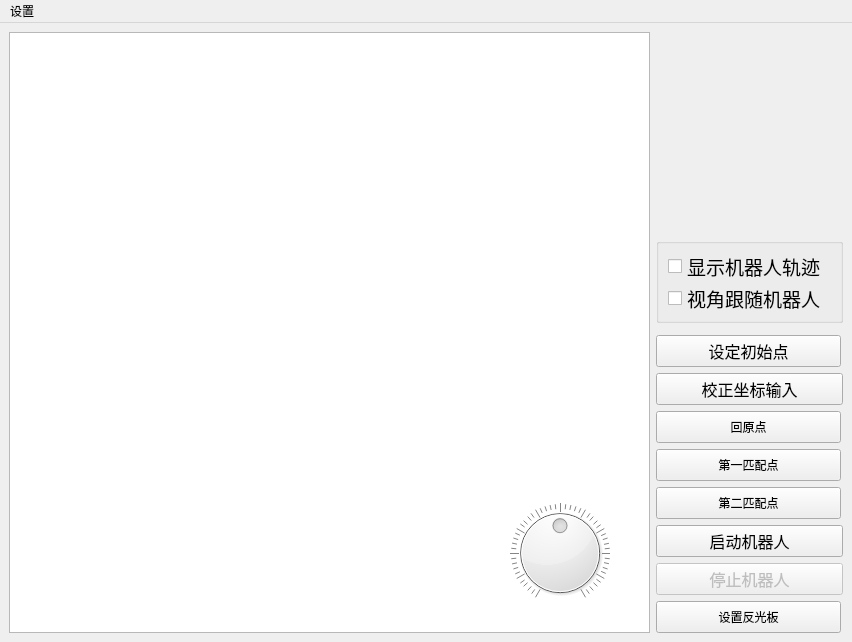
<?xml version="1.0" encoding="UTF-8"?>
<ui version="4.0">
 <class>MainWindow</class>
 <widget class="QMainWindow" name="MainWindow">
  <property name="geometry">
   <rect>
    <x>0</x>
    <y>0</y>
    <width>852</width>
    <height>642</height>
   </rect>
  </property>
  <property name="windowTitle">
   <string>艾吉威激光自主叉车</string>
  </property>
  <widget class="QWidget" name="centralwidget">
   <property name="layoutDirection">
    <enum>Qt::LeftToRight</enum>
   </property>
   <layout class="QGridLayout" name="gridLayout_2">
    <item row="0" column="0" rowspan="4">
     <widget class="GraphWidget" name="graphicsView">
      <property name="minimumSize">
       <size>
        <width>400</width>
        <height>450</height>
       </size>
      </property>
     </widget>
    </item>
    <item row="0" column="1">
     <widget class="laserWidget" name="laserDisplay" native="true">
      <property name="minimumSize">
       <size>
        <width>187</width>
        <height>200</height>
       </size>
      </property>
      <property name="maximumSize">
       <size>
        <width>187</width>
        <height>20000</height>
       </size>
      </property>
     </widget>
    </item>
    <item row="1" column="1">
     <widget class="QGroupBox" name="status">
      <property name="minimumSize">
       <size>
        <width>187</width>
        <height>60</height>
       </size>
      </property>
      <property name="maximumSize">
       <size>
        <width>187</width>
        <height>160</height>
       </size>
      </property>
      <property name="title">
       <string/>
      </property>
      <layout class="QGridLayout" name="gridLayout">
       <item row="1" column="0">
        <widget class="QCheckBox" name="setFocusOnRobot">
         <property name="font">
          <font>
           <pointsize>14</pointsize>
           <weight>50</weight>
           <italic>false</italic>
           <bold>false</bold>
          </font>
         </property>
         <property name="text">
          <string>视角跟随机器人</string>
         </property>
        </widget>
       </item>
       <item row="0" column="0">
        <widget class="QCheckBox" name="setHistoryRobot">
         <property name="font">
          <font>
           <pointsize>14</pointsize>
          </font>
         </property>
         <property name="acceptDrops">
          <bool>false</bool>
         </property>
         <property name="text">
          <string>显示机器人轨迹</string>
         </property>
         <property name="tristate">
          <bool>false</bool>
         </property>
        </widget>
       </item>
      </layout>
     </widget>
    </item>
    <item row="3" column="1">
     <layout class="QVBoxLayout" name="verticalLayout_2">
      <item>
       <layout class="QHBoxLayout" name="horizontalLayout"/>
      </item>
      <item>
       <widget class="QPushButton" name="setPos">
        <property name="minimumSize">
         <size>
          <width>0</width>
          <height>32</height>
         </size>
        </property>
        <property name="maximumSize">
         <size>
          <width>185</width>
          <height>50</height>
         </size>
        </property>
        <property name="font">
         <font>
          <pointsize>12</pointsize>
         </font>
        </property>
        <property name="acceptDrops">
         <bool>true</bool>
        </property>
        <property name="autoFillBackground">
         <bool>true</bool>
        </property>
        <property name="text">
         <string>设定初始点</string>
        </property>
       </widget>
      </item>
      <item>
       <widget class="QPushButton" name="zuob12">
        <property name="minimumSize">
         <size>
          <width>185</width>
          <height>32</height>
         </size>
        </property>
        <property name="font">
         <font>
          <family>SimSun-ExtB</family>
          <pointsize>12</pointsize>
          <weight>50</weight>
          <bold>false</bold>
         </font>
        </property>
        <property name="text">
         <string>校正坐标输入</string>
        </property>
       </widget>
      </item>
      <item>
       <widget class="QPushButton" name="setTop">
        <property name="minimumSize">
         <size>
          <width>0</width>
          <height>32</height>
         </size>
        </property>
        <property name="maximumSize">
         <size>
          <width>185</width>
          <height>32</height>
         </size>
        </property>
        <property name="styleSheet">
         <string notr="true">font: 12pt &quot;宋体&quot;;</string>
        </property>
        <property name="text">
         <string>回原点</string>
        </property>
       </widget>
      </item>
      <item>
       <widget class="QPushButton" name="setTop_2">
        <property name="minimumSize">
         <size>
          <width>0</width>
          <height>32</height>
         </size>
        </property>
        <property name="maximumSize">
         <size>
          <width>185</width>
          <height>32</height>
         </size>
        </property>
        <property name="styleSheet">
         <string notr="true">font: 12pt &quot;宋体&quot;;</string>
        </property>
        <property name="text">
         <string>第一匹配点</string>
        </property>
       </widget>
      </item>
      <item>
       <widget class="QPushButton" name="setTop_3">
        <property name="minimumSize">
         <size>
          <width>0</width>
          <height>32</height>
         </size>
        </property>
        <property name="maximumSize">
         <size>
          <width>185</width>
          <height>32</height>
         </size>
        </property>
        <property name="styleSheet">
         <string notr="true">font: 12pt &quot;宋体&quot;;</string>
        </property>
        <property name="text">
         <string>第二匹配点</string>
        </property>
       </widget>
      </item>
      <item>
       <widget class="QPushButton" name="startRobot">
        <property name="minimumSize">
         <size>
          <width>185</width>
          <height>32</height>
         </size>
        </property>
        <property name="font">
         <font>
          <pointsize>12</pointsize>
         </font>
        </property>
        <property name="text">
         <string>启动机器人</string>
        </property>
       </widget>
      </item>
      <item>
       <widget class="QPushButton" name="stopRobot">
        <property name="enabled">
         <bool>false</bool>
        </property>
        <property name="minimumSize">
         <size>
          <width>185</width>
          <height>32</height>
         </size>
        </property>
        <property name="font">
         <font>
          <pointsize>12</pointsize>
         </font>
        </property>
        <property name="text">
         <string>停止机器人</string>
        </property>
       </widget>
      </item>
      <item>
       <widget class="QPushButton" name="SetReflectors">
        <property name="minimumSize">
         <size>
          <width>0</width>
          <height>32</height>
         </size>
        </property>
        <property name="maximumSize">
         <size>
          <width>185</width>
          <height>32</height>
         </size>
        </property>
        <property name="styleSheet">
         <string notr="true">font: 12pt &quot;宋体&quot;;</string>
        </property>
        <property name="text">
         <string>设置反光板</string>
        </property>
       </widget>
      </item>
     </layout>
    </item>
   </layout>
   <widget class="QDial" name="dial">
    <property name="geometry">
     <rect>
      <x>510</x>
      <y>480</y>
      <width>100</width>
      <height>100</height>
     </rect>
    </property>
    <property name="minimumSize">
     <size>
      <width>100</width>
      <height>100</height>
     </size>
    </property>
    <property name="maximumSize">
     <size>
      <width>100</width>
      <height>100</height>
     </size>
    </property>
    <property name="minimum">
     <number>-100</number>
    </property>
    <property name="maximum">
     <number>100</number>
    </property>
    <property name="singleStep">
     <number>1</number>
    </property>
    <property name="pageStep">
     <number>10</number>
    </property>
    <property name="value">
     <number>0</number>
    </property>
    <property name="invertedAppearance">
     <bool>false</bool>
    </property>
    <property name="wrapping">
     <bool>false</bool>
    </property>
    <property name="notchesVisible">
     <bool>true</bool>
    </property>
   </widget>
  </widget>
  <widget class="QMenuBar" name="menubar">
   <property name="geometry">
    <rect>
     <x>0</x>
     <y>0</y>
     <width>852</width>
     <height>17</height>
    </rect>
   </property>
   <widget class="QMenu" name="menuHost">
    <property name="title">
     <string>设置</string>
    </property>
    <addaction name="action_2"/>
   </widget>
   <addaction name="menuHost"/>
  </widget>
  <action name="action">
   <property name="text">
    <string>文件</string>
   </property>
  </action>
  <action name="action_2">
   <property name="text">
    <string>地址</string>
   </property>
  </action>
 </widget>
 <customwidgets>
  <customwidget>
   <class>GraphWidget</class>
   <extends>QGraphicsView</extends>
   <header location="global">component</header>
   <slots>
    <slot>zoom(int)</slot>
    <slot>enterSetPose()</slot>
    <slot>enterSetGoal()</slot>
    <slot>setFocusOnRobot(bool)</slot>
    <slot>setShowHistoryRobot(bool)</slot>
    <slot>biaod()</slot>
    <slot>goorg()</slot>
    <slot>goorg1()</slot>
    <slot>goorg2()</slot>
    <slot>requestMap()</slot>
    <slot>SetReflector()</slot>
   </slots>
  </customwidget>
  <customwidget>
   <class>laserWidget</class>
   <extends>QWidget</extends>
   <header>component</header>
   <container>1</container>
  </customwidget>
 </customwidgets>
 <resources/>
 <connections>
  <connection>
   <sender>dial</sender>
   <signal>valueChanged(int)</signal>
   <receiver>graphicsView</receiver>
   <slot>zoom(int)</slot>
   <hints>
    <hint type="sourcelabel">
     <x>499</x>
     <y>462</y>
    </hint>
    <hint type="destinationlabel">
     <x>303</x>
     <y>301</y>
    </hint>
   </hints>
  </connection>
  <connection>
   <sender>startRobot</sender>
   <signal>clicked()</signal>
   <receiver>MainWindow</receiver>
   <slot>startGoal()</slot>
   <hints>
    <hint type="sourcelabel">
     <x>739</x>
     <y>457</y>
    </hint>
    <hint type="destinationlabel">
     <x>399</x>
     <y>299</y>
    </hint>
   </hints>
  </connection>
  <connection>
   <sender>stopRobot</sender>
   <signal>clicked()</signal>
   <receiver>MainWindow</receiver>
   <slot>stopGoal()</slot>
   <hints>
    <hint type="sourcelabel">
     <x>739</x>
     <y>495</y>
    </hint>
    <hint type="destinationlabel">
     <x>399</x>
     <y>299</y>
    </hint>
   </hints>
  </connection>
  <connection>
   <sender>setPos</sender>
   <signal>clicked()</signal>
   <receiver>graphicsView</receiver>
   <slot>enterSetPose()</slot>
   <hints>
    <hint type="sourcelabel">
     <x>738</x>
     <y>342</y>
    </hint>
    <hint type="destinationlabel">
     <x>303</x>
     <y>301</y>
    </hint>
   </hints>
  </connection>
  <connection>
   <sender>setFocusOnRobot</sender>
   <signal>toggled(bool)</signal>
   <receiver>graphicsView</receiver>
   <slot>setFocusOnRobot(bool)</slot>
   <hints>
    <hint type="sourcelabel">
     <x>730</x>
     <y>278</y>
    </hint>
    <hint type="destinationlabel">
     <x>304</x>
     <y>320</y>
    </hint>
   </hints>
  </connection>
  <connection>
   <sender>setHistoryRobot</sender>
   <signal>toggled(bool)</signal>
   <receiver>graphicsView</receiver>
   <slot>setShowHistoryRobot(bool)</slot>
   <hints>
    <hint type="sourcelabel">
     <x>730</x>
     <y>235</y>
    </hint>
    <hint type="destinationlabel">
     <x>304</x>
     <y>325</y>
    </hint>
   </hints>
  </connection>
  <connection>
   <sender>action_2</sender>
   <signal>triggered()</signal>
   <receiver>MainWindow</receiver>
   <slot>setHost()</slot>
   <hints>
    <hint type="sourcelabel">
     <x>-1</x>
     <y>-1</y>
    </hint>
    <hint type="destinationlabel">
     <x>374</x>
     <y>252</y>
    </hint>
   </hints>
  </connection>
  <connection>
   <sender>zuob12</sender>
   <signal>clicked()</signal>
   <receiver>graphicsView</receiver>
   <slot>biaod()</slot>
   <hints>
    <hint type="sourcelabel">
     <x>739</x>
     <y>419</y>
    </hint>
    <hint type="destinationlabel">
     <x>529</x>
     <y>365</y>
    </hint>
   </hints>
  </connection>
  <connection>
   <sender>SetReflectors</sender>
   <signal>clicked()</signal>
   <receiver>graphicsView</receiver>
   <slot>SetReflector()</slot>
   <hints>
    <hint type="sourcelabel">
     <x>738</x>
     <y>576</y>
    </hint>
    <hint type="destinationlabel">
     <x>323</x>
     <y>311</y>
    </hint>
   </hints>
  </connection>
  <connection>
   <sender>setTop</sender>
   <signal>clicked()</signal>
   <receiver>graphicsView</receiver>
   <slot>goorg()</slot>
   <hints>
    <hint type="sourcelabel">
     <x>738</x>
     <y>410</y>
    </hint>
    <hint type="destinationlabel">
     <x>323</x>
     <y>324</y>
    </hint>
   </hints>
  </connection>
  <connection>
   <sender>setTop_2</sender>
   <signal>clicked()</signal>
   <receiver>graphicsView</receiver>
   <slot>goorg1()</slot>
   <hints>
    <hint type="sourcelabel">
     <x>738</x>
     <y>448</y>
    </hint>
    <hint type="destinationlabel">
     <x>323</x>
     <y>324</y>
    </hint>
   </hints>
  </connection>
  <connection>
   <sender>setTop_3</sender>
   <signal>clicked()</signal>
   <receiver>graphicsView</receiver>
   <slot>goorg2()</slot>
   <hints>
    <hint type="sourcelabel">
     <x>738</x>
     <y>486</y>
    </hint>
    <hint type="destinationlabel">
     <x>323</x>
     <y>324</y>
    </hint>
   </hints>
  </connection>
 </connections>
 <slots>
  <slot>startGoal()</slot>
  <slot>stopGoal()</slot>
  <slot>startTopoTask()</slot>
  <slot>setHost()</slot>
 </slots>
</ui>
